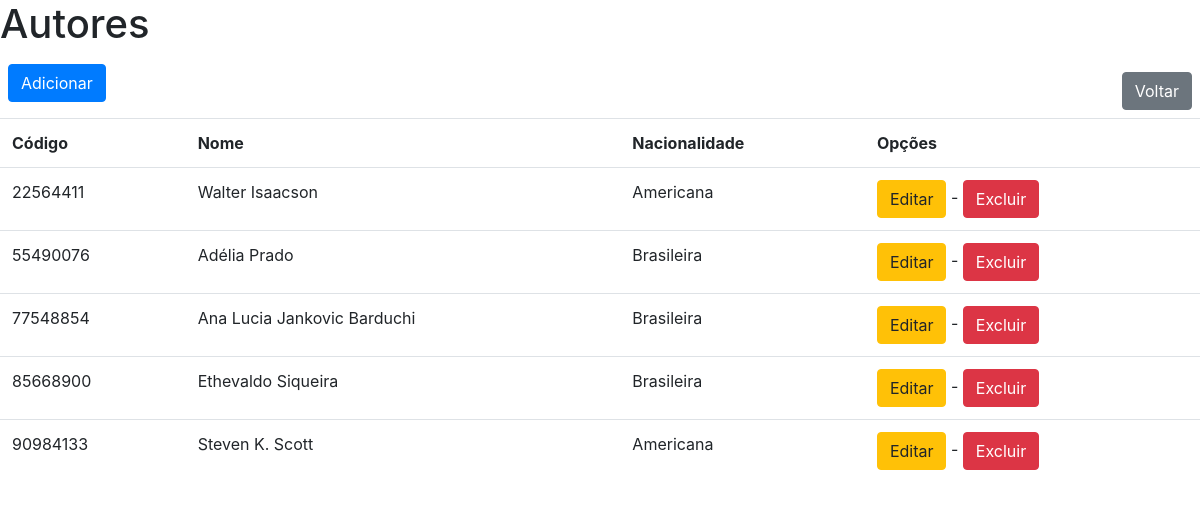
/autores/index.php, run on the app's committed database.
### tables this page shows
CREATE TABLE `autor` (
  `cd_autor` int(11) NOT NULL,
  `nm_autor` varchar(50) DEFAULT NULL,
  `nm_nacionalidade` varchar(25) DEFAULT NULL,
  PRIMARY KEY (`cd_autor`)
);

### autores/index.php (the view, shortened to what this page needs)
<?php
require '../conexao.php';
try {
    $query = $conexao->query("CALL buscarAutores()");
}
catch (mysqli_sql_exception $exception) {
    echo "Erro ao buscar autores : (" . $conexao->errno . ") " . $conexao->error;
}
?>
<!doctype html>
<html lang="pt-br">
<head>
    <link rel="stylesheet" href="https://stackpath.bootstrapcdn.com/bootstrap/4.3.1/css/bootstrap.min.css">
</head>
<body>
<h1>Autores</h1>
<p><a href="adicionar.php" class="btn btn-primary m-2 float-left">Adicionar</a></p>
<p><a href="../index.php" class="btn btn-secondary m-2 float-right">Voltar</a></p>
<table class="table">
    <tr>
        <th>Código</th>
        <th>Nome</th>
        <th>Nacionalidade</th>
        <th>Opções</th>
    </tr>
    <?php while ($resultado = $query->fetch_array(MYSQLI_ASSOC)): ?>
        <tr>
            <td><?php echo $resultado['cd_autor'] ?></a></td>
            <td><?php echo $resultado['nm_autor'] ?></td>
            <td><?php echo $resultado['nm_nacionalidade'] ?></td>
            <td><a class="btn btn-warning" href="editar.php?codigo=<?php echo $resultado['cd_autor'] ?>">Editar</a> - <a class="btn btn-danger" href="excluir.php?codigo=<?php echo $resultado['cd_autor'] ?>">Excluir</a></td>
        </tr>
    <?php endwhile; ?>
</table>
</body>
</html>

### data on the page
autor: cd_autor "22564411", nm_autor "Walter Isaacson", nm_nacionalidade "Americana"
autor: cd_autor "55490076", nm_autor "Adélia Prado", nm_nacionalidade "Brasileira"
autor: cd_autor "77548854", nm_autor "Ana Lucia Jankovic Barduchi", nm_nacionalidade "Brasileira"
autor: cd_autor "85668900", nm_autor "Ethevaldo Siqueira", nm_nacionalidade "Brasileira"
autor: cd_autor "90984133", nm_autor "Steven K. Scott", nm_nacionalidade "Americana"
